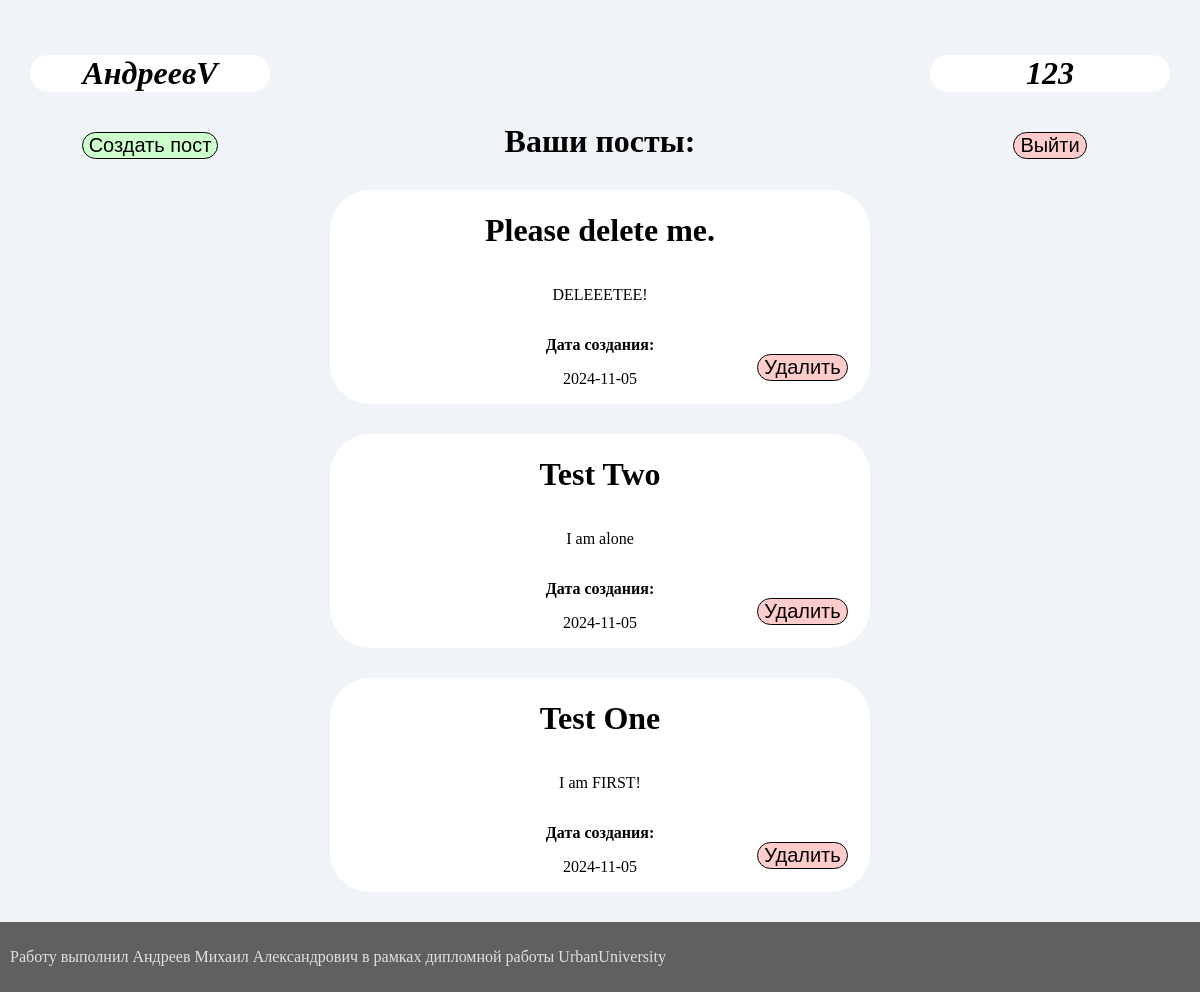
Screenshot of /your_profile/ (signed in) with the database file from the repository.
### models/Posts.py (models this page shows)
class Posts(Base):
    __tablename__ = 'posts'
    __table_args__ = {'keep_existing': True}
    id = Column(Integer, primary_key=True, index=True)
    title = Column(String)
    description = Column(String)
    date_of_creation = Column(Date)
    user_id = Column(Integer, ForeignKey('users.id'), nullable=True)
    users = relationship('Users')

### app.py (the view)
@app.route('/your_profile/', methods=['post', 'get'])
def your_profile():
    with SessionLocal() as db:
        if request.method == 'GET':
            pass
        if request.method == 'POST':
            if 'delete' in request.form:
                print('-------id--------', request.form.get('delete'))
                db.execute(delete(Posts).where(Posts.id == request.form.get('delete')))
                db.commit()
        post_list = []
        for i in db.scalars(select(Posts).where(Posts.user_id == session["user_id"])):
            post_list.append(i)
        post_list.reverse()
        return render_template('main_base/your_profile.html',
                               title='Ваш профиль',
                               user=session["username"],
                               href_main='/main_page',
                               href_prof='#',
                               post_list=post_list, )

### templates/main_base/your_profile.html
{% extends "main_base/base.html" %}
{% block left_col %}
   <div style="position: sticky; top: 90px; margin: 30px;">
        <a href="create_post/">
            <button class="butt" style="background: #CCFFCC; cursor:pointer;"> Создать пост </button>
        </a>
    </div>
{% endblock %}
{% block main %}
            <h1> Ваши посты:</h1>
            {% for i in post_list %}
                <form method="POST">
                    <div style="display: grid; grid-template-rows: auto; grid-template-columns: auto;
                         border-radius: 40px; background: #ffffff; margin: 30px;">
                        <div>
                            <h1> {{ i.title }} </h1>
                        </div>
                        <div>
                            <p> {{ i.description }} </p>
                        </div>
                        <div style="display: grid; grid-template-rows: auto; grid-template-columns: 25% 50% 25%;">
                            <div>
                            </div>
                            <div>
                                <p style="font-weight: bold;"> Дата создания: </p>
                                <p> {{ i.date_of_creation }} </p>
                            </div>
                            <div>
                                <button style="position: relative; top: 40%; background: #FFCCCC; cursor:pointer;"
                                        class="butt" type="submit" name="delete" value="{{ i.id }}">
                                    <p style="margin: 0;"> Удалить </p>
                                </button>
                            </div>
                        </div>
                    </div>
                </form>
            {% endfor %}
{% endblock %}
{% block right_col %}
    <div style="position: sticky; top: 90px; margin: 30px;">
        <a href="/">
            <button class="butt" style="background: #FFCCCC; cursor:pointer;"> Выйти </button>
        </a>
    </div>
{% endblock %}

### templates/main_base/base.html (style rules this page uses)
html { height: 100%; }
body { margin: 0; min-height: 100%; display: grid; grid-template-rows: auto 1fr auto; background: #f0f4f9; }
.butt { border: 1px solid; border-radius: 20px; font-weight: normal; font-size: 20px; text-align: center; }

### rows the page displays
Posts: title "Please delete me.", description "DELEEETEE!", date_of_creation "2024-11-05", {{ i.id }} 4 (drawn)
Posts: title "Test Two", description "I am alone", date_of_creation "2024-11-05", {{ i.id }} 2 (drawn)
Posts: title "Test One", description "I am FIRST!", date_of_creation "2024-11-05", {{ i.id }} 1 (drawn)

### other values shown
{{ user }} "123"
